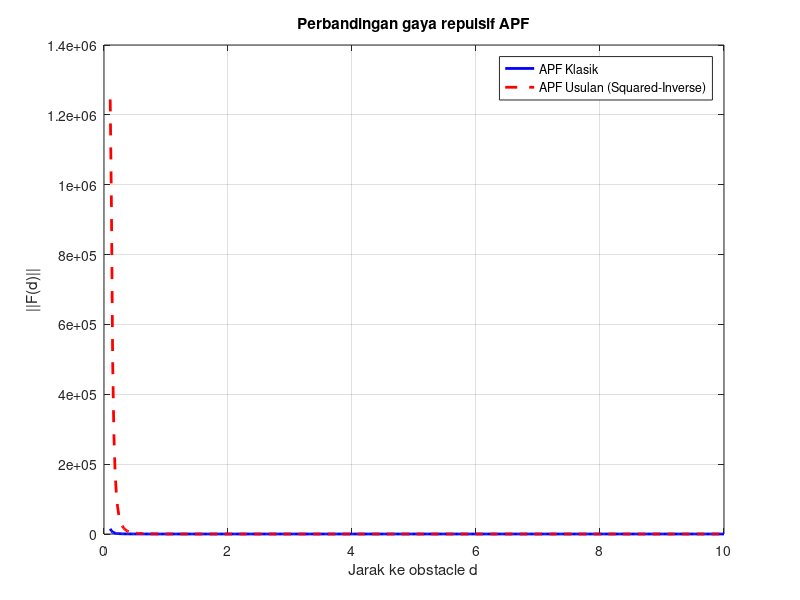
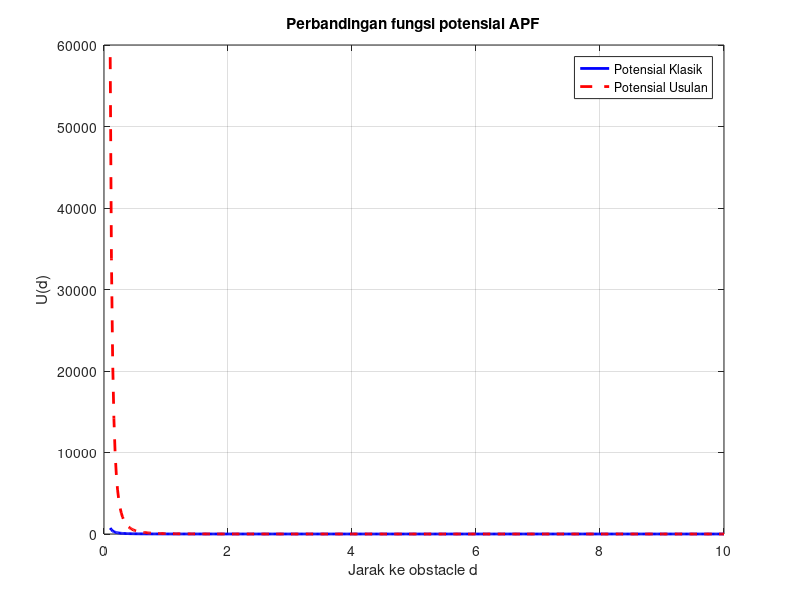

These charts were generated, in order, by the following MATLAB code:
% Parameter
k_rep = 15.0;      % gain repulsif
d0    = 8.0;      % radius pengaruh obstacle
d     = linspace(0.1, 10, 500);   % jarak ke obstacle

% --- APF klasik ---
U_classic = 0.5 * k_rep * (1./d - 1/d0).^2;
U_classic(d > d0) = 0;  % diluar radius nol
F_classic = k_rep * (1./d - 1/d0) .* (1./d.^2);
F_classic(d > d0) = 0;

% --- APF usulan (squared-inverse) ---
U_mod = 0.5 * k_rep * (1./d - 1/d0).^2 .* (d0./d);
U_mod(d > d0) = 0;
% gradien numerik pakai diff
F_mod = -gradient(U_mod, d);

% Plot gaya repulsif
figure;
plot(d, F_classic, 'b-', 'LineWidth', 2); hold on;
plot(d, F_mod, 'r--', 'LineWidth', 2);
xlabel('Jarak ke obstacle d');
ylabel('||F(d)||');
legend('APF Klasik','APF Usulan (Squared-Inverse)');
title('Perbandingan gaya repulsif APF');
grid on;

% Plot fungsi potensial
figure;
plot(d, U_classic, 'b-', 'LineWidth', 2); hold on;
plot(d, U_mod, 'r--', 'LineWidth', 2);
xlabel('Jarak ke obstacle d');
ylabel('U(d)');
legend('Potensial Klasik','Potensial Usulan');
title('Perbandingan fungsi potensial APF');
grid on;
